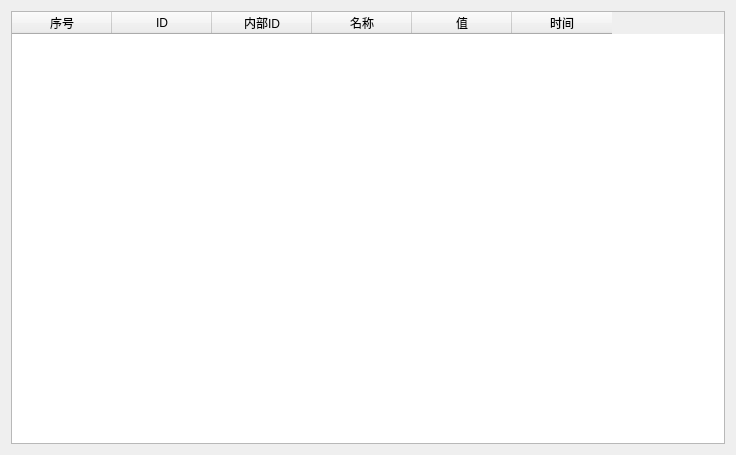
<?xml version="1.0" encoding="UTF-8"?>
<ui version="4.0">
 <class>CRealtimeSoftWgt</class>
 <widget class="QWidget" name="CRealtimeSoftWgt">
  <property name="geometry">
   <rect>
    <x>0</x>
    <y>0</y>
    <width>736</width>
    <height>455</height>
   </rect>
  </property>
  <property name="windowTitle">
   <string>CRealtimeSoftWgt</string>
  </property>
  <layout class="QHBoxLayout" name="horizontalLayout">
   <item>
    <widget class="QTableWidget" name="tableWidget">
     <column>
      <property name="text">
       <string>序号</string>
      </property>
     </column>
     <column>
      <property name="text">
       <string>ID</string>
      </property>
     </column>
     <column>
      <property name="text">
       <string>内部ID</string>
      </property>
     </column>
     <column>
      <property name="text">
       <string>名称</string>
      </property>
     </column>
     <column>
      <property name="text">
       <string>值</string>
      </property>
     </column>
     <column>
      <property name="text">
       <string>时间</string>
      </property>
     </column>
    </widget>
   </item>
  </layout>
 </widget>
 <layoutdefault spacing="6" margin="11"/>
 <resources/>
 <connections/>
</ui>
